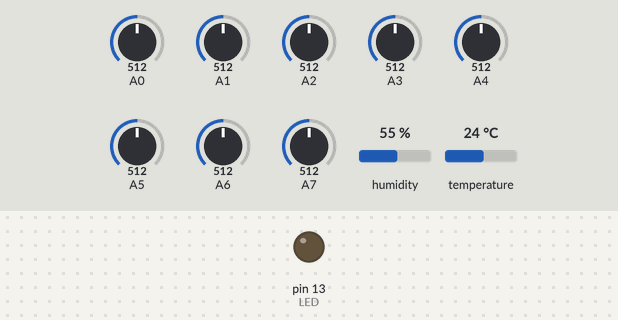
The sketch below on a simulated Arduino Uno, built with avr-gcc and run on an emulated ATmega328P. Parts: output pins drawn as LEDs (lit = HIGH). The inputs (shaded band) are chosen by the test bench; at power-on: A0 = 512, A1 = 512, A2 = 512, A3 = 512, A4 = 512, A5 = 512, A6 = 512, A7 = 512, humidity 55 %, temperature 24 °C. No radio packets arrive unless stated; what the sketch prints to the serial monitor is not drawn.

Above: at 1.5 s.
Timing chart, 0 to 6.9 s (numbered marks = the images above):
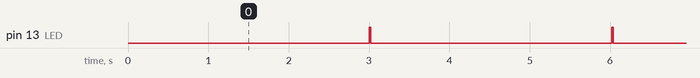

Measured:
- by itself, pin 13 (LED): alternates HIGH for 0.02 s and LOW for 3.0 s

The sketch:

flooding_basement.ino
```cpp
#include <Thread.h>
#include <RH_ASK.h>
#include <SPI.h>
#include <DHT.h>;

#define LED 13

//#define FIFO_ARRAYS   8
//#define FIFO_ENTRIES  20
//int fifo[FIFO_ARRAYS][FIFO_ENTRIES];

Thread ledThread = Thread();
Thread dhtThread = Thread();
Thread rfThread = Thread();
//Thread fifoThread = Thread();

RH_ASK rf(2000, 10, 12);


#define DHTPIN 9
#define DHTTYPE DHT22
DHT dht(DHTPIN, DHTTYPE);
float hum;
float temp;

boolean error;


// live LED
void blinkLed() {
  digitalWrite(LED, HIGH);
  if(!error) {
    delay(20);
    digitalWrite(LED,LOW);
  }
}

// read the DHT senzor
void dhtRun() {
  hum = dht.readHumidity();
  temp= dht.readTemperature();
}

// read the power supply value
// https://web.archive.org/web/20140712024348/http://code.google.com/p/tinkerit/wiki/SecretThermometer
long readTemp() {
  long result;
  // Read temperature sensor against 1.1V reference
  ADMUX = _BV(REFS1) | _BV(REFS0) | _BV(MUX3);
  delay(20); // Wait for Vref to settle
  ADCSRA |= _BV(ADSC); // Convert
  while (bit_is_set(ADCSRA,ADSC));
  result = ADCL;
  result |= ADCH<<8;
  result = (result - 125) * 1075;
  return result;
}

// read the power supply value
// https://web.archive.org/web/20150218055034/http://code.google.com:80/p/tinkerit/wiki/SecretVoltmeter
long readVcc() {
  long result;
  // Read 1.1V reference against AVcc
  ADMUX = _BV(REFS0) | _BV(MUX3) | _BV(MUX2) | _BV(MUX1);
  delay(2); // Wait for Vref to settle
  ADCSRA |= _BV(ADSC); // Convert
  while (bit_is_set(ADCSRA,ADSC));
  result = ADCL;
  result |= ADCH<<8;
  result = 1125300L / result; // Back-calculate AVcc in mV
  return result;
}

// move the buffer entries and add the analog entries into
//void readAnalogInputs() {
//  unsigned int ADCValue;
//  double Voltage;
//  double Vcc;
//
//  for(int i=0; i<FIFO_ARRAYS; i++) {
//    for(int j=1; j<FIFO_ENTRIES; j++) {
//      fifo[i][j-1] = fifo[i][j];
//    }
//
//    Vcc = readVcc()/1000.0;
//    ADCValue = analogRead(i);
//    Voltage = (ADCValue / 1024.0) * Vcc;
//
//    fifo[i][FIFO_ENTRIES-1] = Voltage;
//  }
//}

// calculates the AVG of a fifo buffer
//int getBufferAvg(int buff) {
//  int val = 0;
//  for(int j=0; j<FIFO_ENTRIES; j++) {
////    Serial.print(fifo[buff][j]);
////    Serial.print(" ");
//    val += fifo[buff][j];
//  }
////  Serial.println();
//  return val/FIFO_ENTRIES;
//}

void sendRfData(String msg) {
  Serial.println(msg);
  int strLen = msg.length()+1;
  uint8_t dataArray[strLen];
  msg.toCharArray(dataArray, strLen);
  rf.send(dataArray, strLen);
  rf.waitPacketSent();
}

// RF transmit data
void rfTransmit() {
  double Vcc = readVcc()/1000.0;
  double t = readTemp()/10000.0;

  unsigned int ADCValue;
  double Voltage;

  String msg1 = "1: " + String(Vcc) + " " + String(t) + " " + String(hum) + " " + String(temp);
  sendRfData(msg1);
  String msg2 = "2: ";
  for(int i=0; i<8; i++) {
    ADCValue = analogRead(i);
    Voltage = (ADCValue / 1024.0) * Vcc;
    msg2 += String(Voltage) + " ";
  }
  msg2.trim();
  sendRfData(msg2);
}


void setup() {
  Serial.begin(115200);

  // setup the live LED
  pinMode(LED, OUTPUT);

  // setup the threads
  ledThread.onRun(blinkLed);
  ledThread.setInterval(3000);

  dhtThread.onRun(dhtRun);
  dhtThread.setInterval(5000);

  rfThread.onRun(rfTransmit);
  rfThread.setInterval(3000);

//  analogReference(INTERNAL);

//  fifoThread.onRun(readAnalogInputs);
//  fifoThread.setInterval(2000);

//  // initializing the fifo buffers
//  for(int i=0; i<FIFO_ARRAYS; i++) {
//    for(int j=0; j<FIFO_ENTRIES; j++) {
//      fifo[i][j] = 5;
//    }
//  }

  // setup the RF transmitter module
  error = !rf.init();

  // start the DHT senzor
  dht.begin();

}

void loop() {

  if(ledThread.shouldRun()) {
    ledThread.run();
  }
  if(dhtThread.shouldRun()) {
    dhtThread.run();
  }
  if(rfThread.shouldRun()) {
    rfThread.run();
  }
//  if(fifoThread.shouldRun()) {
//    fifoThread.run();
//  }

}
```
